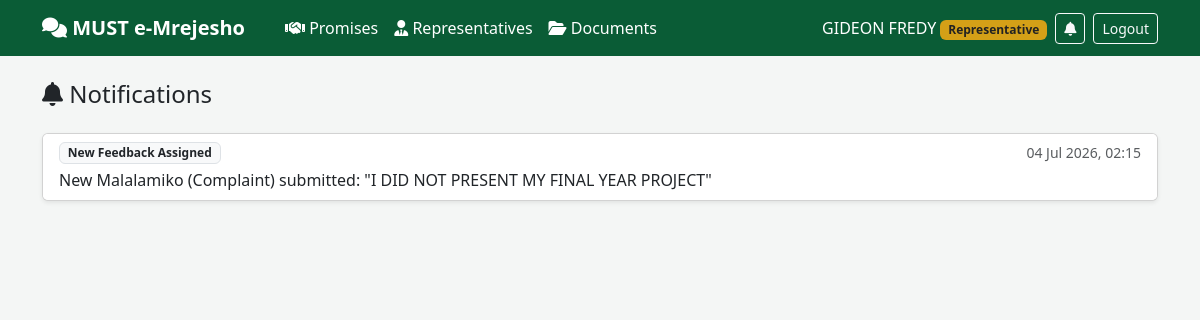
The app's page /notifications/ (signed in), older data.
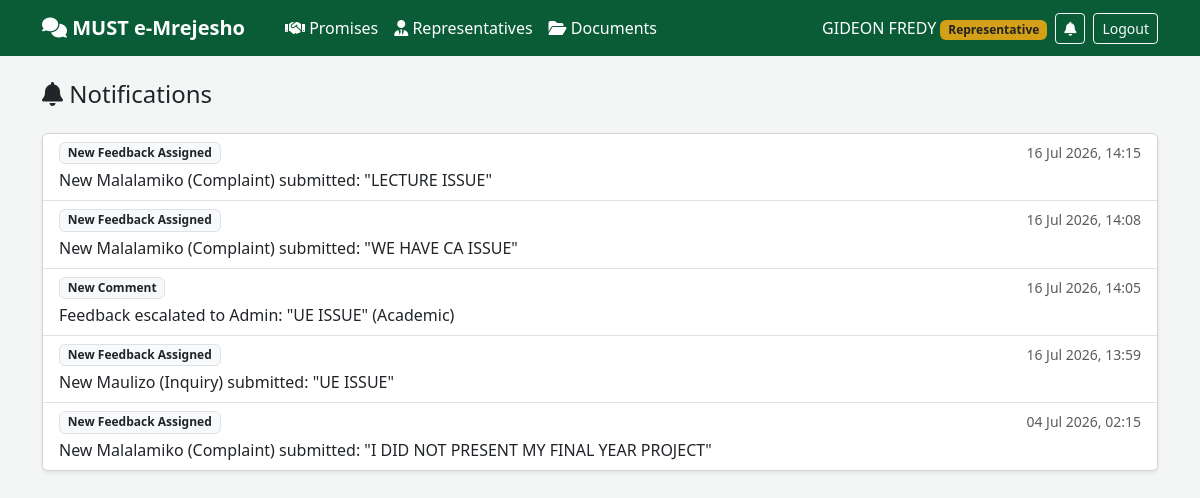
The same page, newer data.
### accounts/models.py (models this page shows, shortened)
class User(AbstractUser):
    class Role(models.TextChoices):
        STUDENT = "STUDENT", "Student"
        REPRESENTATIVE = "REPRESENTATIVE", "Representative"
        ADMIN = "ADMIN", "Admin"
    id = models.UUIDField(primary_key=True, default=uuid.uuid4, editable=False)
    role = models.CharField(max_length=20, choices=Role.choices, default=Role.STUDENT)
    registration_number = models.CharField(
        max_length=30, blank=True, null=True, unique=True,
        help_text="Student registration number or staff ID"
    )
    phone_number = models.CharField(max_length=20, blank=True, null=True)
    department = models.ForeignKey(
        "departments.Department", null=True, blank=True,
        on_delete=models.SET_NULL, related_name="staff_members",
        help_text="Required for Representative role"
    )
    is_active_staff = models.BooleanField(
        default=True, help_text="Toggle off to temporarily suspend a representative from receiving cases"
    )
    created_at = models.DateTimeField(auto_now_add=True)

### notifications/models.py (models this page shows, shortened)
class Notification(models.Model):
    class EventType(models.TextChoices):
        NEW_FEEDBACK = "NEW_FEEDBACK", "New Feedback Assigned"
        NEW_COMMENT = "NEW_COMMENT", "New Comment"
        ESCALATED = "ESCALATED", "Feedback Escalated"
        RESOLVED = "RESOLVED", "Feedback Resolved"
        CLOSED = "CLOSED", "Feedback Closed"
    id = models.UUIDField(primary_key=True, default=uuid.uuid4, editable=False)
    recipient = models.ForeignKey(
        settings.AUTH_USER_MODEL, on_delete=models.CASCADE, related_name="notifications"
    )
    event_type = models.CharField(max_length=20, choices=EventType.choices)
    message = models.CharField(max_length=255)
    feedback = models.ForeignKey(
        "feedback.Feedback", on_delete=models.CASCADE, related_name="notifications",
        null=True, blank=True
    )
    is_read = models.BooleanField(default=False)
    created_at = models.DateTimeField(auto_now_add=True)
    class Meta:
        ordering = ["-created_at"]

### notifications/views.py (the view)
# urls.py: path("", views.notification_list, name="list"),
@login_required
def notification_list(request):
    request.user.notifications.filter(is_read=False).update(is_read=True)
    notifications = request.user.notifications.all()[:50]
    return render(request, "notifications/list.html", {"notifications": notifications})

### templates/notifications/list.html (shortened to what this page needs)
{% extends "base.html" %}
{% block content %}
<h4 class="mb-4"><i class="fa-solid fa-bell"></i> Notifications</h4>
<div class="card shadow-sm">
    <ul class="list-group list-group-flush">
        {% for n in notifications %}
        <li class="list-group-item {% if not n.is_read %}bg-light{% endif %}">
            <a href="{% url 'notifications:mark_read' n.pk %}" class="text-decoration-none text-dark d-block">
                <div class="d-flex justify-content-between">
                    <span class="badge bg-light text-dark border">{{ n.get_event_type_display }}</span>
                    <small class="text-muted">{{ n.created_at|date:"d M Y, H:i" }}</small>
                </div>
                <p class="mb-0 mt-1">{{ n.message }}</p>
            </a>
        </li>
        {% empty %}
        <li class="list-group-item text-muted text-center py-4">No notifications yet.</li>
        {% endfor %}
    </ul>
</div>
{% endblock %}

### templates/base.html (shortened to what this page needs)
{% load static %}
<!DOCTYPE html>
<html lang="en">
<head>
    <link href="https://cdnjs.cloudflare.com/ajax/libs/bootstrap/5.3.3/css/bootstrap.min.css" rel="stylesheet">
    <link href="https://cdnjs.cloudflare.com/ajax/libs/font-awesome/6.5.1/css/all.min.css" rel="stylesheet">
</head>
<body>
    <nav class="navbar navbar-expand-lg navbar-dark navbar-must mb-4">
        <div class="container">
            <a class="navbar-brand fw-bold" href="{% url 'feedback:dashboard' %}">
                <i class="fa-solid fa-comments"></i> MUST e-Mrejesho
            </a>
            <div class="collapse navbar-collapse" id="mainNavbar">
                <ul class="navbar-nav me-auto mb-2 mb-lg-0 ms-lg-3">
                    <li class="nav-item">
                        <a class="nav-link py-1" href="{% url 'accountability:promise_dashboard' %}"><i class="fa-solid fa-handshake"></i> Promises</a>
                    </li>
                    <li class="nav-item">
                        <a class="nav-link py-1" href="{% url 'accountability:rep_list' %}"><i class="fa-solid fa-user-tie"></i> Representatives</a>
                    </li>
                    <li class="nav-item">
                        <a class="nav-link py-1" href="{% url 'accountability:document_list' %}"><i class="fa-solid fa-folder-open"></i> Documents</a>
                    </li>
                </ul>
                {% if user.is_authenticated %}
                <div class="d-flex align-items-center flex-wrap justify-content-lg-end gap-2 mt-3 mt-lg-0">
                    <span class="text-white">{{ user.get_full_name|default:user.username }} <span class="badge badge-must">{{ user.get_role_display }}</span></span>
                    <a href="{% url 'notifications:list' %}" class="btn btn-outline-light btn-sm position-relative">
                        <i class="fa-solid fa-bell"></i>
                    </a>
                    <form method="post" action="{% url 'accounts:logout' %}" class="d-inline m-0">
                        <button type="submit" class="btn btn-outline-light btn-sm">Logout</button>
                    </form>
                </div>
                {% endif %}
            </div>
        </div>
    </nav>
    <div class="container mb-5">
        {% block content %}{% endblock %}
    </div>
</body>
</html>

### templates/base.html (style rules this page uses)
:root { --must-green: #0a5c36; --must-gold: #d4a017; }
body { background: #f4f6f5; font-family: 'Segoe UI', sans-serif; }
.navbar-must { background: var(--must-green); }
.navbar-must .navbar-brand, .navbar-must .nav-link { color: #fff !important; }
.badge-must { background: var(--must-gold); color: #222; }

Row changes from the older to the newer data that the page shows:
added Notification: event_type "New Feedback Assigned", created_at "16 Jul 2026, 14:15", message "New Malalamiko (Complaint) submitted: \"LECTURE ISSUE\""
added Notification: event_type "New Feedback Assigned", created_at "16 Jul 2026, 14:08", message "New Malalamiko (Complaint) submitted: \"WE HAVE CA ISSUE\""
added Notification: event_type "New Comment", created_at "16 Jul 2026, 14:05", message "Feedback escalated to Admin: \"UE ISSUE\" (Academic)"
added Notification: event_type "New Feedback Assigned", created_at "16 Jul 2026, 13:59", message "New Maulizo (Inquiry) submitted: \"UE ISSUE\""
